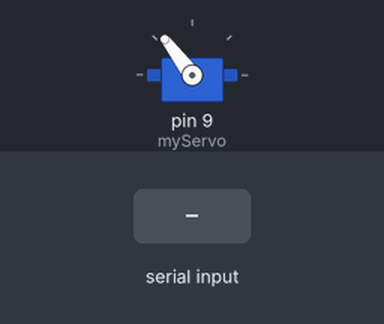
The sketch below on a simulated Arduino Uno, built with avr-gcc and run on an emulated ATmega328P. Parts: servo. The test bench sets the inputs (shaded band). What the sketch prints to the serial monitor is not drawn.

Above: at 1.2 s.
1.3 s: "1" received over Serial
At 1.9 s:
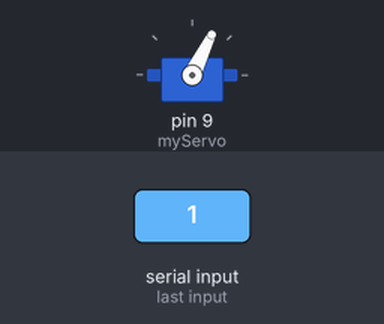
4.3 s: "0" received over Serial
At 5.73 s:
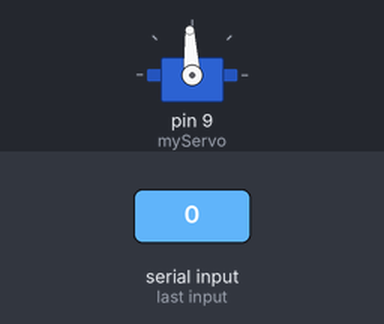
7.3 s: "2" received over Serial
At 9.03 s:
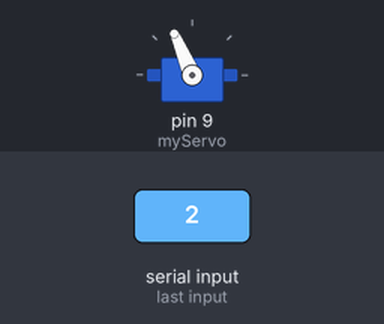
Timing chart, 0 to 10.7 s (numbered marks = the images above; inputs shaded):
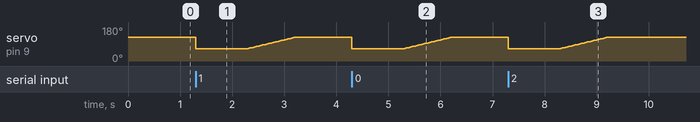

The sketch:

hauntspace.ino.ino
```cpp
/*
  Hauntspace 2.5
  Arduino component

  Wait for some serial data then actuate a servo.
  The servo presses a button on a soundboard.
  External software sends a trigger when the lights are turned off.

  Created 13 Oct 2012
  by Steve Barnett

  https://github.com/mooped/hauntspace-2.5
*/

#include <Servo.h>

Servo myServo;

void setup() {
  myServo.attach(9);
  Serial.begin(9600);
  Serial.write("Boop!\r\n");
}

void loop() {
  myServo.write(127);

  if (Serial.available() > 0)
  {
    Serial.write("Let's GO!\r\n");
    while (Serial.available() > 0)
    {
      Serial.write(Serial.read());
    }

    for (int angle = 0; angle < 127; ++angle)
    {
      myServo.write(angle > 64 ? angle : 64);

      delay(15);
    }
  }
}
```
